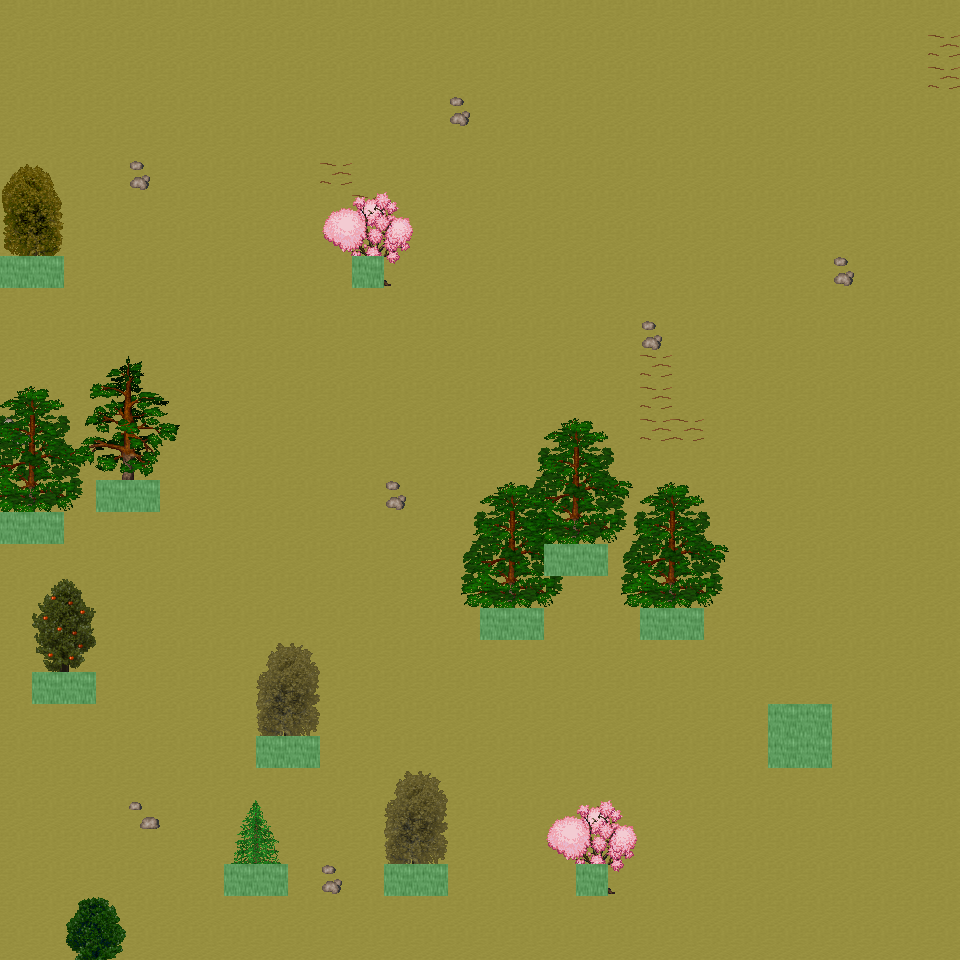

Rendered tile map (Tiled .tmx) drawn with the repository's tilesets; below, a short description and the map source with its tile grids summarised:
An orthogonal 30x30 tile map with 32x32 px tiles, 6 tile layers (Ground, Object, Object2, Above, ...), 34 tilesets and 5 objects (5x mapExit).

<map version="1.0" orientation="orthogonal" renderorder="right-down" width="30" height="30" tilewidth="32" tileheight="32" nextobjectid="6">
  <tileset firstgid="1" name="tileset_ground_ground" tilewidth="32" tileheight="32" tilecount="33" columns="3">
    <image source="../drawable/tileset_ground_ground.png" width="96" height="352" />
  </tileset>
  <tileset firstgid="34" name="tileset_ground_rock_pebbles" tilewidth="32" tileheight="32" tilecount="3" columns="1">
    <image source="../drawable/tileset_ground_rock_pebbles.png" width="32" height="96" />
  </tileset>
  <tileset firstgid="37" name="tileset_ground_grass_edges" tilewidth="32" tileheight="32" tilecount="36" columns="12">
    <image source="../drawable/tileset_ground_grass_edges.png" width="384" height="96" />
  </tileset>
  <tileset firstgid="73" name="tileset_plant_flower_daisy_white" tilewidth="32" tileheight="32" tilecount="8" columns="2">
    <image source="../drawable/tileset_plant_flower_daisy_white.png" width="64" height="128" />
  </tileset>
  <tileset firstgid="81" name="tileset_ground_ridge_earth_dark" tilewidth="32" tileheight="32" tilecount="96" columns="12">
    <image source="../drawable/tileset_ground_ridge_earth_dark.png" width="384" height="256" />
  </tileset>
  <tileset firstgid="177" name="tileset_plant_grasses" tilewidth="32" tileheight="32" tilecount="6" columns="3">
    <image source="../drawable/tileset_plant_grasses.png" width="96" height="64" />
  </tileset>
  <tileset firstgid="183" name="tileset_ground_earth_edges" tilewidth="32" tileheight="32" tilecount="18" columns="6">
    <image source="../drawable/tileset_ground_earth_edges.png" width="192" height="96" />
  </tileset>
  <tileset firstgid="201" name="tileset_item_statue_green_stone_3" tilewidth="32" tileheight="32" tilecount="3" columns="1">
    <image source="../drawable/tileset_item_statue_green_stone_3.png" width="32" height="96" />
  </tileset>
  <tileset firstgid="204" name="tileset_ground_rock_rocks_2" tilewidth="32" tileheight="32" tilecount="4" columns="2">
    <image source="../drawable/tileset_ground_rock_rocks_2.png" width="64" height="64" />
  </tileset>
  <tileset firstgid="208" name="tileset_item_corpse_huge_animal" tilewidth="32" tileheight="32" tilecount="16" columns="2">
    <image source="../drawable/tileset_item_corpse_huge_animal.png" width="64" height="256" />
  </tileset>
  <tileset firstgid="224" name="tileset_item_statue_green_stone" tilewidth="32" tileheight="32" tilecount="12" columns="4">
    <image source="../drawable/tileset_item_statue_green_stone.png" width="128" height="96" />
  </tileset>
  <tileset firstgid="236" name="tileset_logic_creature_animal" tilewidth="32" tileheight="32" tilecount="32" columns="8">
    <image source="../drawable/tileset_logic_creature_animal.png" width="256" height="128" />
  </tileset>
  <tileset firstgid="268" name="tileset_logic_collision" tilewidth="32" tileheight="32" tilecount="1" columns="1">
    <image source="../drawable/tileset_logic_collision.png" width="32" height="32" />
  </tileset>
  <tileset firstgid="269" name="tileset_plant_tree_taller_trees" tilewidth="32" tileheight="32" tilecount="32" columns="8">
    <image source="../drawable/tileset_plant_tree_taller_trees.png" width="256" height="128" />
  </tileset>
  <tileset firstgid="301" name="tileset_plant_tree_spruce" tilewidth="32" tileheight="32" tilecount="6" columns="2">
    <image source="../drawable/tileset_plant_tree_spruce.png" width="64" height="96" />
  </tileset>
  <tileset firstgid="307" name="tileset_plant_bush_bush_mult_colored" tilewidth="32" tileheight="32" tilecount="6" columns="3">
    <image source="../drawable/tileset_plant_bush_bush_mult_colored.png" width="96" height="64" />
  </tileset>
  <tileset firstgid="313" name="tileset_plant_bush_bush_pinks" tilewidth="32" tileheight="32" tilecount="4" columns="2">
    <image source="../drawable/tileset_plant_bush_bush_pinks.png" width="64" height="64" />
  </tileset>
  <tileset firstgid="317" name="tileset_plant_flower_flower_bed_1" tilewidth="32" tileheight="32" tilecount="35" columns="7">
    <image source="../drawable/tileset_plant_flower_flower_bed_1.png" width="224" height="160" />
  </tileset>
  <tileset firstgid="352" name="tileset_plant_flower_small_flower_bed" tilewidth="32" tileheight="32" tilecount="12" columns="3">
    <image source="../drawable/tileset_plant_flower_small_flower_bed.png" width="96" height="128" />
  </tileset>
  <tileset firstgid="364" name="tileset_plant_flower_small_flower_bed_2" tilewidth="32" tileheight="32" tilecount="12" columns="3">
    <image source="../drawable/tileset_plant_flower_small_flower_bed_2.png" width="96" height="128" />
  </tileset>
  <tileset firstgid="376" name="tileset_furniture_chair_bench_wooden" tilewidth="32" tileheight="32" tilecount="8" columns="2">
    <image source="../drawable/tileset_furniture_chair_bench_wooden.png" width="64" height="128" />
  </tileset>
  <tileset firstgid="384" name="tileset_building_decoration_pool" tilewidth="32" tileheight="32" tilecount="9" columns="3">
    <image source="../drawable/tileset_building_decoration_pool.png" width="96" height="96" />
  </tileset>
  <tileset firstgid="393" name="tileset_building_decoration_stone_details" tilewidth="32" tileheight="32" tilecount="4" columns="2">
    <image source="../drawable/tileset_building_decoration_stone_details.png" width="64" height="64" />
  </tileset>
  <tileset firstgid="397" name="tileset_building_decoration_orbpedestal" tilewidth="32" tileheight="32" tilecount="2" columns="1">
    <image source="../drawable/tileset_building_decoration_orbpedestal.png" width="32" height="64" />
  </tileset>
  <tileset firstgid="399" name="tileset_object_birds" tilewidth="32" tileheight="32" tilecount="4" columns="2">
    <image source="../drawable/tileset_object_birds.png" width="64" height="64" />
  </tileset>
  <tileset firstgid="403" name="tileset_building_gazebo" tilewidth="32" tileheight="32" tilecount="21" columns="3">
    <image source="../drawable/tileset_building_gazebo.png" width="96" height="224" />
  </tileset>
  <tileset firstgid="424" name="tileset_ground_green_paving" tilewidth="32" tileheight="32" tilecount="18" columns="3">
    <image source="../drawable/tileset_ground_green_paving.png" width="96" height="192" />
  </tileset>
  <tileset firstgid="442" name="tileset_plant_tree_pine_tree" tilewidth="32" tileheight="32" tilecount="20" columns="4">
    <image source="../drawable/tileset_plant_tree_pine_tree.png" width="128" height="160" />
  </tileset>
  <tileset firstgid="462" name="tileset_plant_tree_pine_tree_1" tilewidth="32" tileheight="32" tilecount="20" columns="4">
    <image source="../drawable/tileset_plant_tree_pine_tree_1.png" width="128" height="160" />
  </tileset>
  <tileset firstgid="482" name="tileset_plant_tree_cherry_blossom_tree" tilewidth="32" tileheight="32" tilecount="9" columns="3">
    <image source="../drawable/tileset_plant_tree_cherry_blossom_tree.png" width="96" height="96" />
  </tileset>
  <tileset firstgid="491" name="tileset_logic_item_fruits" tilewidth="32" tileheight="32" tilecount="10" columns="10">
    <image source="../drawable/tileset_logic_item_fruits.png" width="256" height="64" />
  </tileset>
  <tileset firstgid="501" name="tileset_plant_bushes_and_trees" tilewidth="32" tileheight="32" tilecount="144" columns="16">
    <image source="../drawable/tileset_plant_bushes_and_trees.png" width="512" height="289" />
  </tileset>
  <tileset firstgid="645" name="tileset_plant_bush_leafy" tilewidth="32" tileheight="32" tilecount="48" columns="8">
    <image source="../drawable/tileset_plant_bush_leafy.png" width="256" height="192" />
  </tileset>
  <tileset firstgid="693" name="tileset_plant_bush_flowering" tilewidth="32" tileheight="32" tilecount="72" columns="8">
    <image source="../drawable/tileset_plant_bush_flowering.png" width="256" height="288" />
  </tileset>
  <layer name="Ground" width="30" height="30">
    <data>[900 cells, 900 non-empty, 1 distinct tile ids]</data>
  </layer>
  <layer name="Object" width="30" height="30">
    <data>[900 cells, 36 non-empty, 16 distinct tile ids]</data>
  </layer>
  <layer name="Object2" width="30" height="30">
    <data>[900 cells, 7 non-empty, 5 distinct tile ids]</data>
  </layer>
  <layer name="Above" width="30" height="30">
    <data>[900 cells, 77 non-empty, 64 distinct tile ids]</data>
  </layer>
  <layer name="Above2" width="30" height="30">
    <data>[900 cells, 39 non-empty, 14 distinct tile ids]</data>
  </layer>
  <layer name="Walkable" width="30" height="30">
    <data>[900 cells, 26 non-empty, 1 distinct tile ids]</data>
  </layer>
  <objectgroup name="MapEvents">
    <object id="1" name="south" type="mapExit" x="0" y="928" width="960" height="32">
      <properties>
        <property name="map" value="level_0_x69_y43" />
        <property name="x" value="0" />
        <property name="y" value="1" />
      </properties>
    </object>
    <object id="2" name="west" type="mapExit" x="0" y="0" width="32" height="256">
      <properties>
        <property name="map" value="level_0_x68_y42" />
        <property name="x" value="28" />
        <property name="y" value="0" />
      </properties>
    </object>
    <object id="3" name="west2" type="mapExit" x="0" y="288" width="32" height="224">
      <properties>
        <property name="map" value="level_0_x68_y42" />
        <property name="x" value="28" />
        <property name="y" value="9" />
      </properties>
    </object>
    <object id="4" name="west3" type="mapExit" x="0" y="544" width="32" height="416">
      <properties>
        <property name="map" value="level_0_x68_y42" />
        <property name="x" value="28" />
        <property name="y" value="17" />
      </properties>
    </object>
    <object id="5" name="east" type="mapExit" x="928" y="0" width="32" height="960">
      <properties>
        <property name="map" value="level_0_x70_y42" />
        <property name="x" value="1" />
        <property name="y" value="0" />
      </properties>
    </object>
  </objectgroup>
</map>
